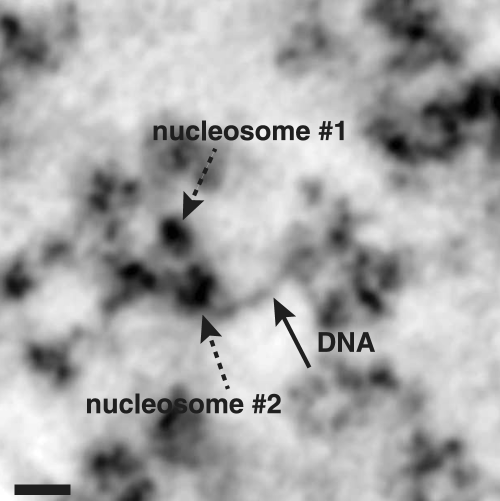
#> input picture subfigures/ChromEMTFig5C.png, 1000 x 1002 px (shown at 1/2 size)
$ jupyter execute --allow-errors EM_Analysis.ipynb
#> lines starting #> are read from the running program, lines starting #| are printed output that depends on the picture
### stochastic-gene-conf-master/stochastic_gene_conf/gene_conf.py
r"""Gene conformation simulations based on TWLC mechanics

This module imports data produced by NucleoATACR, Seurat, and Biomart to compute
conformations of regions of the genome based on TWLC mechanics and nucleosome
positioning.

Code written by John Corrette using code previously developed by Bruno Beltran,
Deepti Kannan, and Andy Spakowitz

"""

import numpy as np
import matplotlib
import matplotlib.pyplot as plt
import os
import shutil
import time
import pickle
import pandas as pd
from mpl_toolkits import mplot3d
from scipy.signal import find_peaks
from scipy.signal import savgol_filter
from scipy.stats import norm
from scipy.stats import uniform
from scipy.stats import weibull_min
from sklearn.isotonic import IsotonicRegression

default_half_wrap = 73 # bp half nucleosome wrapping
default_packed_link = 60 # bp mean spacing
default_packed_sig = 10 # bp uniform position dist width
default_packed_lambda = 20 # bp weibull scale
default_packed_k = 2 # weibull scale

# [78 lines left out: functions import_gene_expression, import_gene_body, not called in this run]

def create_cdf(location,signal):
    cdf = np.zeros(len(location))

    for var in range(len(location)):
        if signal[var]!=0:
            cdf[var] = np.trapz(signal[0:var],x=location[0:var])/np.trapz(signal,x=location)

    return cdf

# [44 lines left out: function sample_cdf_uniform, not called in this run]

def sample_cdf_poisson(location,signal,cdf,accessible_starts,accessible_ends,half_wrap=default_half_wrap,
                       packed_link=default_packed_link):

    nucs = np.array([])

    for i in range(len(accessible_starts)):
        idx = accessible_starts[i]

        while idx < accessible_ends[i]:
            idx = idx + np.random.geometric(1/packed_link)+2*half_wrap+1
            if idx < accessible_ends[i]:
                nucs = np.append(nucs,location[int(idx)])


    peaks = find_peaks(signal,distance = 2*half_wrap+1,height = 1e-10)[0]

    break_con = False

    for i in range(len(peaks)):
        rand_val = np.random.uniform()
        if i != 0:
            j = 0
            while (np.abs(location[(np.abs(cdf-rand_val)).argmin()]-nucs).min() <= 2*half_wrap+1) and (not break_con):
                rand_val = np.random.uniform()
                j += 1
                if j > 1000:
                    break_con = True
        if (not break_con):
            nucs = np.append(nucs,location[(np.abs(cdf-rand_val)).argmin()])
        else:
            break

    nucs = np.sort(nucs)
    if np.abs(nucs[0]-location[0]) < 2*half_wrap+1:
        nucs[0] = location[0]
    else:
        nucs = np.sort(np.append(nucs,location[0]))

    if np.abs(nucs[-1]-location[-1]) < 2*half_wrap+1:
        nucs[-1] = location[-1]
    else:
        nucs = np.sort(np.append(nucs,location[-1]))

    return nucs

# [82 lines left out: functions sample_cdf_poisson_empty, sample_cdf_weibull, create_links_peaks, not called in this run]

def create_links_sample(location,signal,nucs,half_wrap=default_half_wrap):
    links = np.diff(np.sort(nucs))

    links[0] = links[0]+2*half_wrap

    links[-1] = links[-1]+2*half_wrap

    links = links-2*half_wrap

    return links

# [10 lines left out: function create_links_count, not called in this run]

def get_half_wrap():

    return default_half_wrap


### notebooks/EM_Analysis.ipynb
[cell 1]
import sys
import os

sys.path.insert(0, os.path.abspath(os.path.join(os.getcwd(), '..', 'wlcstat-master')))

import wlcstat.chromo

sys.path.insert(0, os.path.abspath(os.path.join(os.getcwd(), '..', 'stochastic-gene-conf-master')))

from stochastic_gene_conf import gene_conf
from stochastic_gene_conf import gene_analysis

figure_path = os.path.abspath(os.path.join(os.getcwd(), '..', 'subfigures/'))

output_path = os.path.abspath(os.path.join(os.getcwd(), '..', 'data/'))

import numpy as np
import numpy.matlib
import matplotlib
import matplotlib.pyplot as plt
from matplotlib.cm import ScalarMappable
from matplotlib.colors import Normalize
import pickle
import pandas as pd
from skimage import io
from skimage.measure import profile_line
from skimage.morphology import ball
from scipy import ndimage
from scipy.signal import find_peaks
from scipy.stats import norm
from scipy.stats import weibull_min
from scipy.stats import expon
from scipy.stats import iqr
import cc3d
import dijkstra3d

# ChromEMT Analysis

[cell 2]
im1 = io.imread(os.path.join(figure_path, r"ChromEMTFig5C.png"))
#> im1 is the input picture: shape (1002, 1000); min 0, max 255, mean 169
im1 = (im1-np.min(im1))/(np.max(im1)-np.min(im1))

plt.figure(figsize=(24,8))
font = {'family' : 'serif',
    'weight':'normal',
    'size': 18}
plt.rc('font', **font)


x1 = np.flip(np.array([330,600]))
y1 = np.flip(np.array([575,575]))
x2 = np.flip(np.array([490,540]))
y2 = np.flip(np.array([550,645]))


plt.subplot(1,3,1)
plt.imshow(im1,cmap='gray')
plt.plot(x1,y1,'r-',linewidth=3)
plt.plot(x2,y2,'b-',linewidth=3)

plt.subplot(1,3,2)
temp = profile_line(1-im1,x1,y1)
#> temp = 248 values, max 1 at index 64, min 0.164 at index 246, mean 0.536
plt.plot(temp,'r-')
profile_peaks = find_peaks(temp,distance = 100)[0]
#> profile_peaks = [64, 191]
nuc_height = np.max(temp[profile_peaks])
#> nuc_height = 1
dna_height = np.min(temp[profile_peaks])
#> dna_height = 0.399
plt.plot([30,125],nuc_height*np.ones(2),'m-')
plt.plot([160,240],dna_height*np.ones(2),'m-')
plt.title('Nuc to DNA signal ratio: '+str(np.round(nuc_height/dna_height,3)))


plt.subplot(1,3,3)
temp = profile_line(1-im1,x2,y2)[:-2]
#> temp = 120 values, max 0.443 at index 58, min 0.0717 at index 111, mean 0.222
plt.plot(temp,'b-',label = 'DNA Cross Section')
profile_peaks = find_peaks(temp,distance = 100)[0]
#> profile_peaks = [58]
xtemp = np.linspace(0,120,1000)
mu = profile_peaks[0]
#> mu = 58
sig_real = 18
ytemp = norm.pdf(xtemp,loc=mu,scale=sig_real)
#> ytemp = 1000 values, max 0.0222 at index 483, min 5.88e-05 at index 999, mean 0.00832
ytemp = np.max(temp)*ytemp/np.max(ytemp)
#> ytemp = 1000 values, max 0.443 at index 483, min 0.00118 at index 999, mean 0.166
xtemp1 = xtemp[np.argmin(np.abs(xtemp-(mu-sig_real)))]
#> xtemp1 = 40
ytemp1 = ytemp[np.argmin(np.abs(xtemp-(mu-sig_real)))]
#> ytemp1 = 0.269
xtemp2 = xtemp[np.argmin(np.abs(xtemp-(mu+sig_real)))]
#> xtemp2 = 76.04
ytemp2 = ytemp[np.argmin(np.abs(xtemp-(mu+sig_real)))]
#> ytemp2 = 0.268


plt.plot(xtemp,ytemp,'k-',label='Gaussian PSF')
plt.plot([xtemp1,xtemp2],[ytemp1,ytemp2],'m-',label='mu +/- 1 sd')
plt.legend()
plt.title('Estimated Noise: Sig = '+str(np.round(sig_real*0.1,4))+' nm')

plt.draw()
plt.savefig(os.path.join(figure_path, r"chromemt_analysis.pdf"), transparent=True)
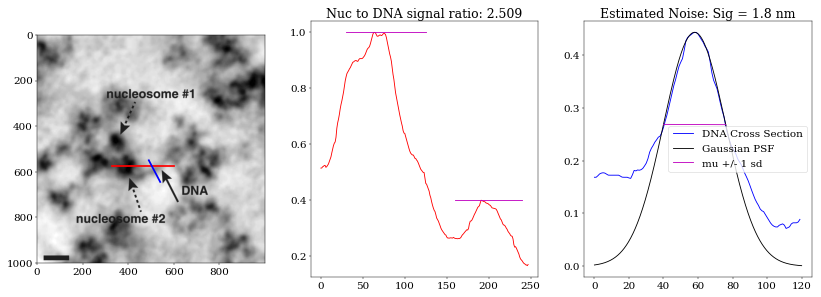
#> figure drawn by matplotlib, 3 panels; panel 2: curve peaks at x = 64, y = 1; panel 3: curve peaks at x = 58, y = 0.443; panel 3: curve peaks at x = 58.02, y = 0.443

plt.tight_layout()
plt.show()
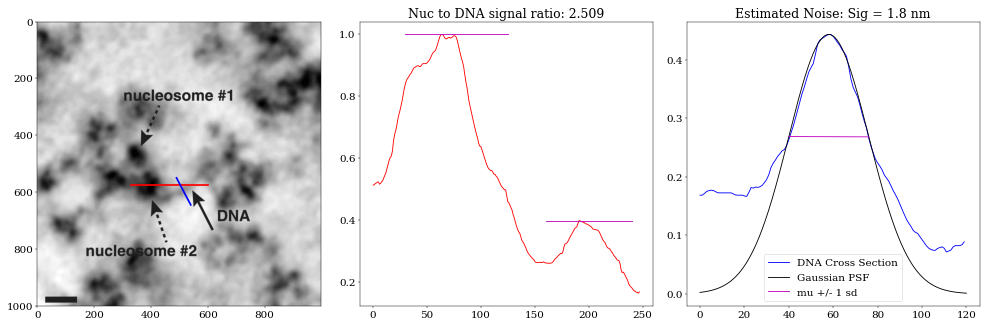
#> figure drawn by matplotlib, 3 panels; panel 2: curve peaks at x = 64, y = 1; panel 3: curve peaks at x = 58, y = 0.443; panel 3: curve peaks at x = 58.02, y = 0.443

#> (a cell that did not finish here is left out)

[cell 4]
delta_voxel = 1.64 # nm/voxel
#> delta_voxel = 1.64

#> (the rest of this cell did not finish here and is left out)

[cell 5]
plt.figure(figsize=(30,10))
font = {'family' : 'serif',
    'weight':'normal',
    'size': 18}
plt.rc('font', **font)

plt.subplot(1,3,1)
#> (the rest of this cell did not finish here and is left out)

[cell 6]
distances = []
pairs = []

#> (the rest of this cell did not finish here and is left out)

[cell 7]
with open(os.path.join(output_path, r"EM_Links.pkl"), 'wb') as file:
    pickle.dump(distances, file)

[cell 8]
with open(os.path.join(output_path, r"EM_Links.pkl"), 'rb') as file:
    distances = pickle.load(file)

#> (a cell that did not finish here is left out)

[cell 10]
rho = np.arange(0,15,1)
rhomat = np.zeros(len(rho))

thresh = 0.5

delta_voxel = 1.64


#> (the rest of this cell did not finish here and is left out)

#> (a cell that did not finish here is left out)

[cell 12]
plt.figure(figsize=(30,10))
font = {'family' : 'serif',
    'weight':'normal',
    'size': 18}
plt.rc('font', **font)

plt.subplot(1,3,1)
#> (the rest of this cell did not finish here and is left out)

[cell 13]
rho = np.arange(0,15,1)
rhomat = np.zeros(len(rho))

delta_voxel = 1

#> (the rest of this cell did not finish here and is left out)

# Synthetic EM Analysis

[cell 14]
method = 'poisson'

M = 100

packed_link = 43
packed_sig = 20

half_wrap = 73

num_pts = 101
window = 100

thresh = 0.5

noise_vec = np.sort(np.append(np.linspace(0.0,4.0,15),sig_real*0.1))
nuc_ratio = nuc_height/dna_height
#> nuc_ratio = 2.51

L = 1999

location = np.arange(0,L,1)
signal = 0*location
accessible_starts = np.array([location[0]])
accessible_ends = np.array([location[-1]])
Gene_end = L

cdf = gene_conf.create_cdf(location,signal)

img_3d = np.zeros([M,num_pts,num_pts,num_pts])
img_nucs = np.zeros([M,num_pts,num_pts,num_pts])

#> (the rest of this cell did not finish here and is left out)

[cell 15]
m = 0

plt.figure(figsize=(30,10))
font = {'family' : 'serif',
    'weight':'normal',
    'size': 18}
plt.rc('font', **font)

idx = 1
#> (the rest of this cell did not finish here and is left out)

[cell 16]
plt.figure(figsize=(40,10))
font = {'family' : 'serif',
    'weight':'normal',
    'size': 18}
plt.rc('font', **font)

plotidx = 1
#> (the rest of this cell did not finish here and is left out)

# Fractal Analysis

[cell 17]
packed_link = 43

half_wrap = 73

L = 100000


location = np.arange(0,L-1,1)
signal = 0*location
accessible_starts = np.array([location[0]])
accessible_ends = np.array([location[-1]])
Gene_end = L-1


cdf = gene_conf.create_cdf(location,signal)
